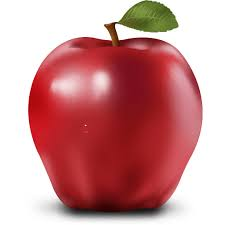
#> input picture CV-Practice/apple.jpg, 225 x 225 px
$ python image_blending.py
#> lines starting #> are read from the running program, lines starting #| are printed output that depends on the picture
import cv2
import numpy as np

# strawberry reconstructed window is final product
# looking to bring together two images and blend them to flesh out a nice looking final product

# PyrUp and PyrDown scale up and down images by altering pixels to produce an image that is larger or smaller

apple = cv2.imread('apple.jpg')
#> apple is the input picture: shape (225, 225, 3); mean B, G, R 147, 146.1, 204.2
strawb = cv2.imread('strawberry.jpg')
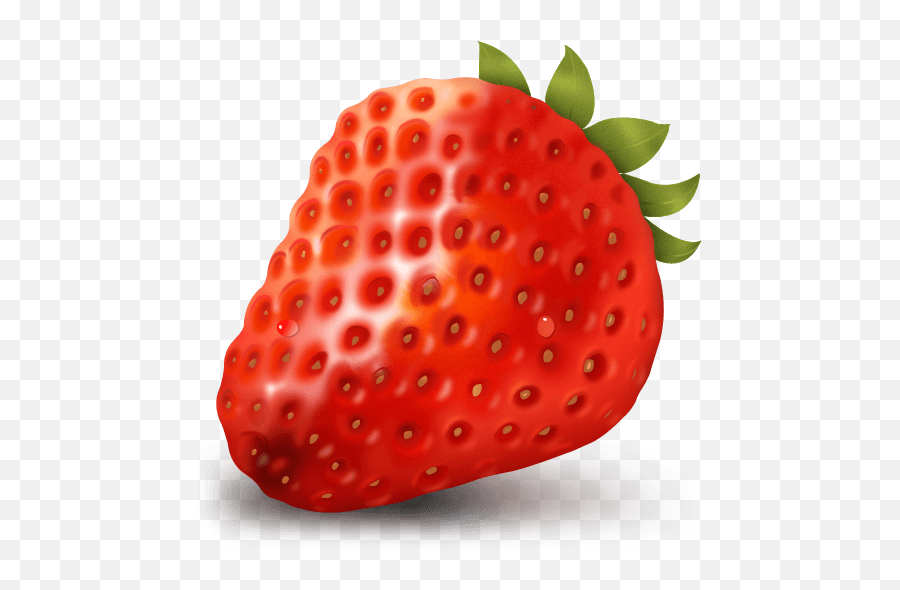
#> input picture CV-Practice/strawberry.jpg, 900 x 590 px
#> strawb is the input picture: shape (590, 900, 3); mean B, G, R 182.8, 190.1, 234
apple = cv2.resize(apple, (350, 350))
#> apple: shape (350, 350, 3)
strawb = cv2.resize(strawb, (350, 350))
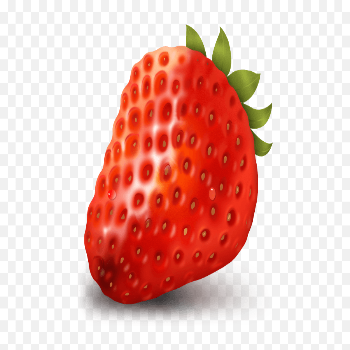
#> strawb: shape (350, 350, 3); mean B, G, R 182.8, 190, 233.9

# hstack takes a sequence of arrays or images as input and returns a single array or image by stacking them horizontally
apple_strawb = np.hstack((apple[:, :175], strawb[:, 175:]))
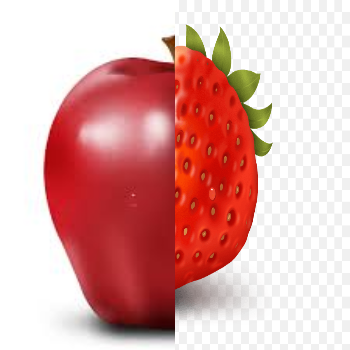
#> apple_strawb: shape (350, 350, 3); mean B, G, R 168.3, 171.1, 223.1

# generate Gaussian pyramid for apple
# The Gaussian pyramid is a sequence of downsampled images, where each level is obtained by applying Gaussian blurring followed by downsampling of the previous level
# reduces the resolution of the image while preserving its overall structure and removing high-frequency details.

apple_c = apple.copy()
gp_apple = [apple_c]

for i in range(6):
    apple_c = cv2.pyrDown(apple_c)
    gp_apple.append(apple_c)
#> after the loop, gp_apple = 7 items

# generate Gaussian pyramid for strawberry

strawb_c = strawb.copy()
gp_strawb = [strawb_c]

for i in range(6):
    strawb_c = cv2.pyrDown(strawb_c)
    gp_strawb.append(strawb_c)
#> this loop made 6 passes
#> pass 1, `strawb_c = cv2.pyrDown(strawb_c)`:
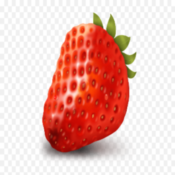
#> strawb_c: shape (175, 175, 3); mean B, G, R 182.8, 190, 233.9
#> after the loop, gp_strawb = 7 items

# generate Laplacian pyramid for apple
#  Each level of the Laplacian pyramid is obtained by taking the difference
# b/W the corresponding level in the Gaussian pyramid and an upsampled and blurred version of the next level in the Gaussian pyrami

apple_c = gp_apple[5]
lp_apple = [apple_c]
for i in range(5, 0, -1):
    gaussian_exp = cv2.pyrUp(gp_apple[i])
    rows, cols, _ = gaussian_exp.shape
    gp_apple_i_minus_1_resized = cv2.resize(gp_apple[i - 1], (cols, rows))
    laplacian = cv2.subtract(gp_apple_i_minus_1_resized, gaussian_exp)
    lp_apple.append(laplacian)
#> after the loop, lp_apple = 6 items

# generate Laplacian pyramid for strawberry

strawb_c = gp_strawb[5]
lp_strawb = [strawb_c]
for i in range(5, 0, -1):
    gaussian_exp = cv2.pyrUp(gp_strawb[i])
    rows, cols, _ = gaussian_exp.shape
    gp_strawb_i_minus_1_resized = cv2.resize(gp_strawb[i - 1], (cols, rows))
    laplacian = cv2.subtract(gp_strawb_i_minus_1_resized, gaussian_exp)
    lp_strawb.append(laplacian)
#> this loop made 5 passes
#> pass 1, `gaussian_exp = cv2.pyrUp(gp_strawb[i])`:
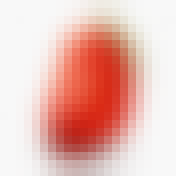
#> gaussian_exp: shape (22, 22, 3) (shown 8 times larger); mean of channels 0, 1, 2 183.2, 190.4, 233.9; drawn as B, G, R
#> after the loop, lp_strawb = 6 items

# join left and right halves at each level

apple_strawb_pyramid = []
n = 0
for apple_lap, strawb_lap in zip(lp_apple, lp_strawb):
    n += 1
    rows, cols, ch = apple_lap.shape
    laplacian = np.hstack((apple_lap[:, 0:int(cols/2)], strawb_lap[:, int(cols/2):]))
    apple_strawb_pyramid.append(laplacian)
#> this loop made 6 passes
#> (rows, cols) on passes 1 to 6: (11, 11), (22, 22), (44, 44), (88, 88), (176, 176), (350, 350)
#> after the loop, apple_strawb_pyramid = 6 items; n = 6

# reconstruct the original image
apple_strawb_reconstruct = apple_strawb_pyramid[0]
for i in range(1, 6):
    apple_strawb_reconstruct = cv2.pyrUp(apple_strawb_reconstruct)
    apple_strawb_pyramid_i_resized = cv2.resize(apple_strawb_pyramid[i], apple_strawb_reconstruct.shape[:2][::-1])
    apple_strawb_reconstruct = cv2.add(apple_strawb_pyramid_i_resized, apple_strawb_reconstruct)
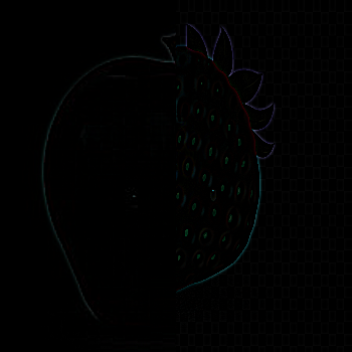
#> apple_strawb_pyramid_i_resized: shape (352, 352, 3); mean of channels 0, 1, 2 1.3, 1.3, 1.1; drawn as B, G, R
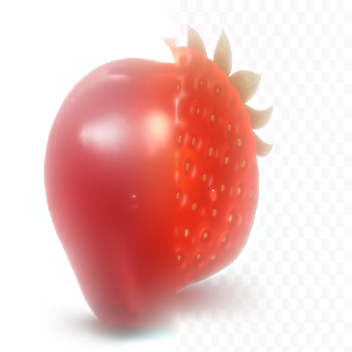
#> apple_strawb_reconstruct: shape (352, 352, 3); mean of channels 0, 1, 2 189.5, 193, 237.8; drawn as B, G, R

cv2.imshow('apple', apple)
cv2.imshow('strawberry', strawb)
cv2.imshow('apple_strawberry', apple_strawb)
cv2.imshow('strawberry_reconstructed', apple_strawb_reconstruct)

cv2.waitKey(0)
cv2.destroyAllWindows()


# [74 lines of commented-out code are left out]
